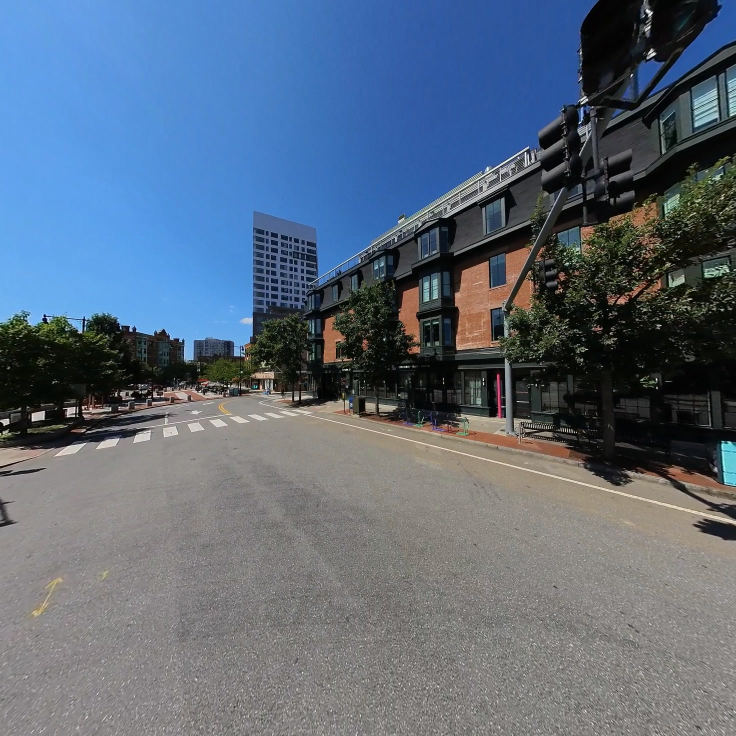
#> input picture images/frame_00281.jpg, 1472 x 1472 px (shown at 1/2 size); its folder holds 3 pictures in this run
$ python vlad.py   (Python 2 division)
#> lines starting #> are read from the running program, lines starting #| are printed output that depends on the picture
import cv2
import numpy as np
import skimage.io as io
from sklearn.cluster import MiniBatchKMeans


# get a img SIFT
def get_sift(img: str):
    mat = cv2.imread(str(img))
    siftt = cv2.SIFT_create()
    kp, des = siftt.detectAndCompute(mat, None)
    return des


# use all extracted features to train a codebook
def train_code_book(features, batch_size=1000, clusters=64):
    database = []
    for i in range(len(features)):
        for j in range(len(features[i])):
            database.append(features[i][j])
    database = np.array(database)

    kmeans = MiniBatchKMeans(
        init="k-means++",
        n_clusters=clusters,
        max_iter=1000,
        batch_size=batch_size,
        n_init=10,
        max_no_improvement=10,
        verbose=0,
    ).fit(database)
    label = kmeans.labels_
    centroid = kmeans.cluster_centers_
    return kmeans, label, centroid


def vlad(kmeans, locdes, centroid, clusters=64):
    # assign the sift vector to corresponding centroid by nearest neighbor
    labels = kmeans.predict(locdes)
    des = []
    # iterate through the clusters, by first finding the local
    # descriptors that belong to that cluster, then summing.
    for i in range(clusters):
        des.append(np.zeros(shape=(1, 128)))
        matched = np.argwhere(labels == i)
        if len(matched) == 0:
            des[i] = np.zeros_like(centroid[0])
        else:
            # calculate the sum of subtraction and l2 normlization
            for idx in matched:
                des[i] += locdes[idx] - centroid[i]
            des[i] /= np.linalg.norm(des[i], ord=2)
    # reshape to a single vector
    des = np.concatenate(des, axis=-1)
    return des


if __name__ == "__main__":
    # train codebook
    folder = "./images/*.jpg"
    imgs = io.ImageCollection(folder)  # read a collection of images
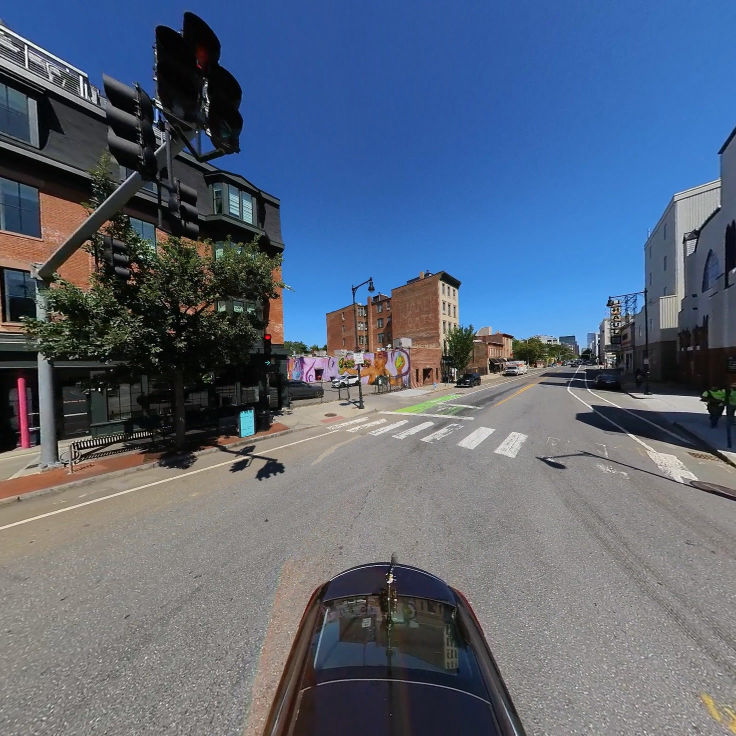
#> input picture images/frame_00282.jpg, 1472 x 1472 px (shown at 1/2 size)
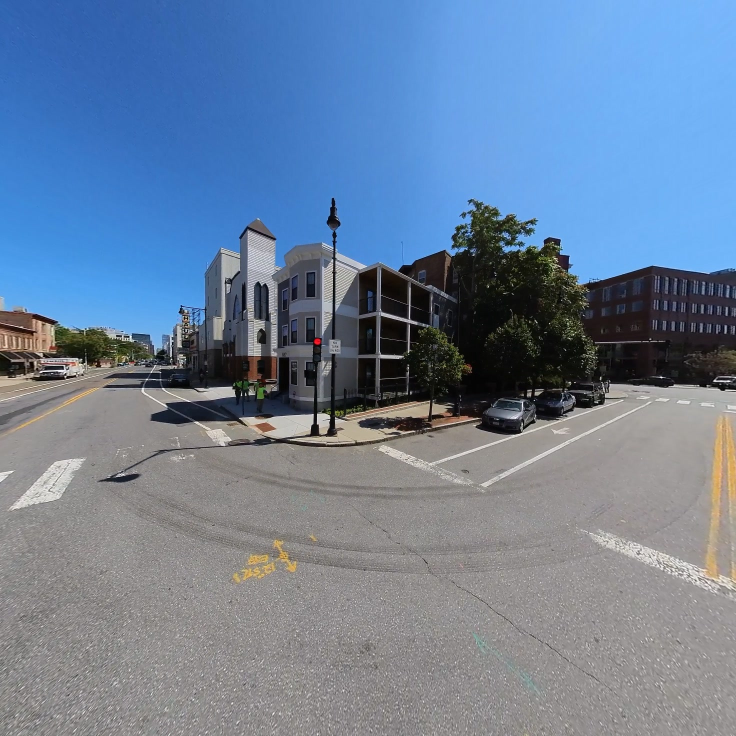
#> input picture images/frame_00283.jpg, 1472 x 1472 px (shown at 1/2 size)
#> imgs = 3 items
    print(f"pictures numbers: {len(imgs):d}")
#| pictures numbers: 3

    features = [ cv2.SIFT_create().detectAndCompute(img, None)[1] for img in imgs]
#> features = 3 items

    kmeans, _, centroid = train_code_book(features)
#> the loop in train_code_book, `for i in range(len(features)):` made 3 passes
#> after the loop in train_code_book, `for i in range(len(features)):`: database = 28628 items
#> in train_code_book, `centroid = kmeans.cluster_centers_`:
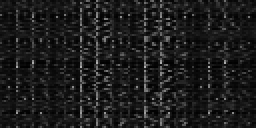
#> centroid: shape (64, 128) float32 (shown 2 times larger); min 0.896, max 177.4, mean 28.3

    # get a img VLAD feature
    des = get_sift("./images/frame_00281.jpg")
#> in get_sift, `kp, des = siftt.detectAndCompute(mat, None)`: kp = 9941 keypoints; strongest (x, y, size): (1313, 759, 2.7), (1072, 771, 2), (1146, 522, 2), (360, 768, 1.9)
    ans = vlad(kmeans, des, centroid)
#> in vlad, `labels = kmeans.predict(locdes)`: labels = 9941 values, max 63 at index 20, min 0 at index 10, mean 31.44
#> after the loop in vlad, `for i in range(clusters):`: des = 64 items
    print(ans.shape)
#| (1, 8192)
